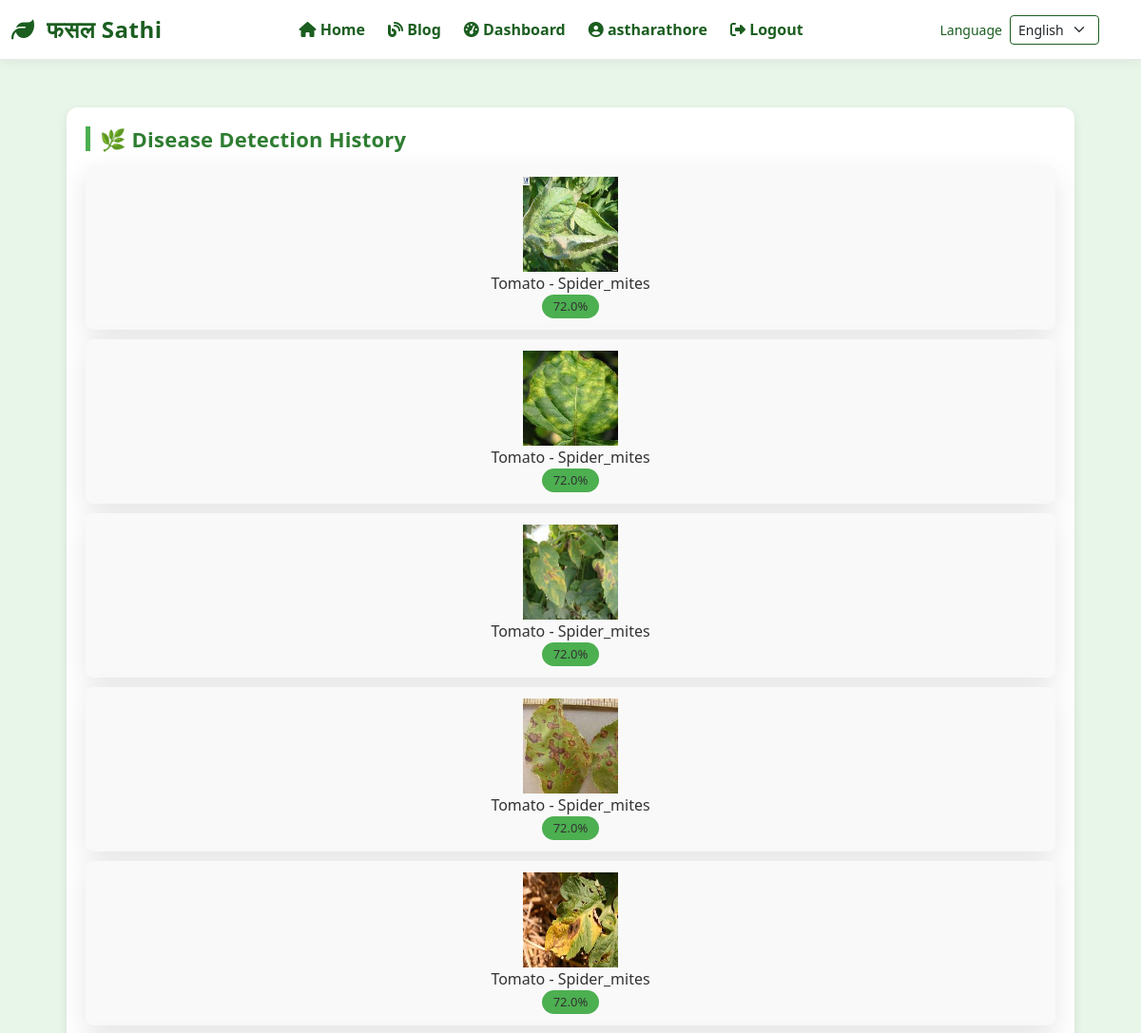
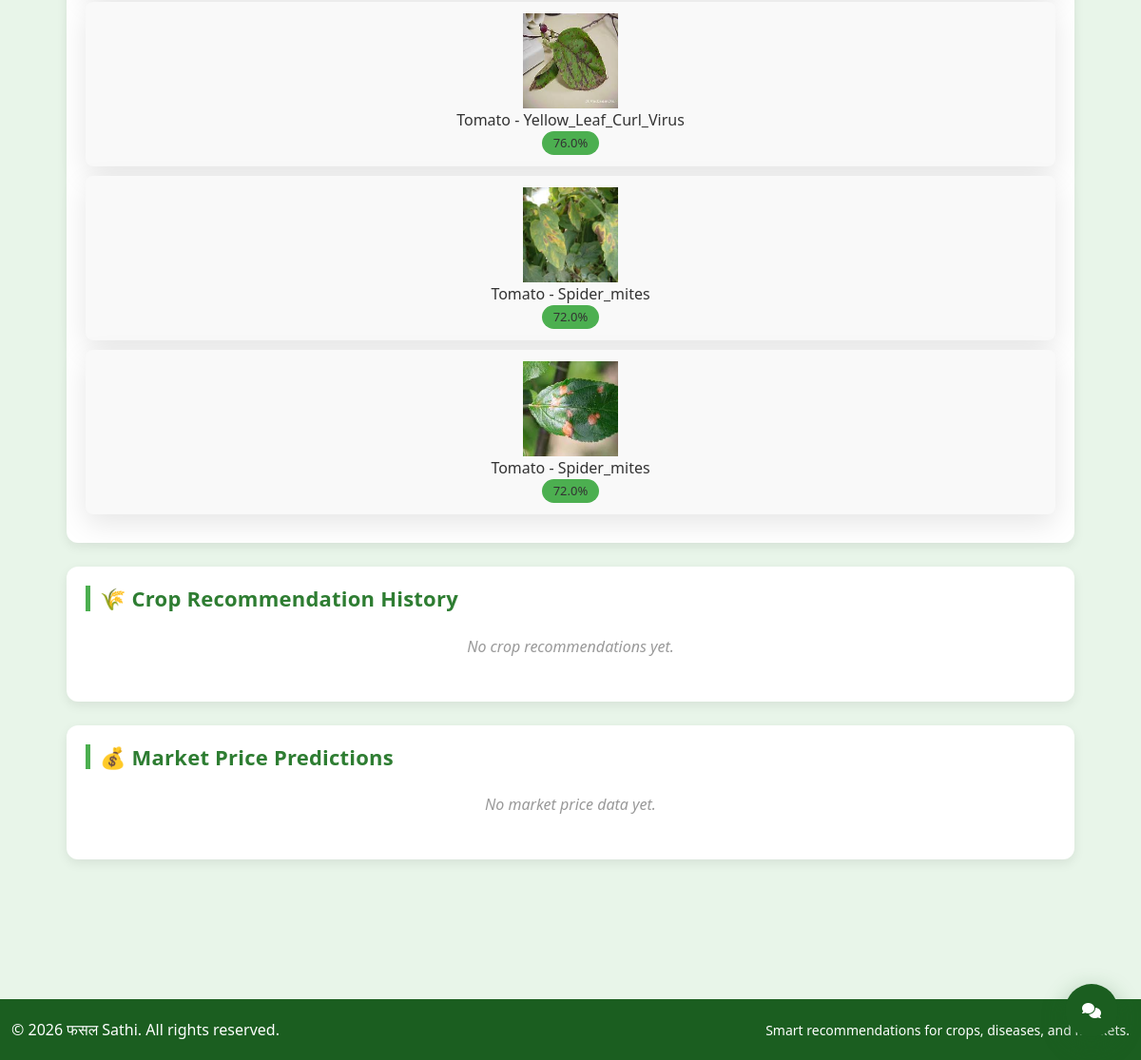
The app's page /history/ (signed in) with its own data (2 pictures, top to bottom).
### farming/models.py (models this page shows, shortened)
class DiseaseDetection(models.Model):
    user = models.ForeignKey(settings.AUTH_USER_MODEL, on_delete=models.CASCADE)
    image = models.ImageField(upload_to='disease_images/')
    disease_name = models.CharField(max_length=100)
    confidence = models.FloatField()
    created_at = models.DateTimeField(auto_now_add=True)

### farming/views.py (the view)
# urls.py: path('history/', views.combined_history, name='combined_history'),
@login_required
@login_required
def combined_history(request):
    disease_history = DiseaseDetection.objects.filter(user=request.user)
    crop_history = CropRecommendation.objects.filter(user=request.user)
    market_history = MarketPrice.objects.filter(user=request.user)
    return render(
        request,
        'farming/combined_history.html',
        {
            'disease_history': disease_history,
            'crop_history': crop_history,
            'market_history': market_history,
        }
    )

### farming/templates/farming/combined_history.html (shortened to what this page needs)
{% extends 'farming/base.html' %}
{% block content %}
<div class="history-container">
    <div class="section">
        <h2>🌿 Disease Detection History</h2>
        {% for d in disease_history %}
            <div class="card">
                <span><img src="{{ d.image.url }}" alt="Disease Image" style="width: 100px; height: 100px;"></span>
                <span>{{ d.disease_name }}</span>
                <span class="badge">{{ d.confidence }}%</span>
            </div>
        {% empty %}
            <p class="empty">No disease predictions yet.</p>
        {% endfor %}
    </div>
    <div class="section">
        <h2>🌾 Crop Recommendation History</h2>
        {% for c in crop_history %}
            <div class="card">
                <span>Nitrogen: {{ c.nitrogen }}</span>
                <span>Phosphorus: {{ c.phosphorus }}</span>
                <span>Potassium: {{ c.potassium }}</span>
                <span>Rainfall: {{ c.rainfall }}</span>
                <span>Recommended Crop: {{ c.recommended_crop }}</span>
            </div>
        {% empty %}
            <p class="empty">No crop recommendations yet.</p>
        {% endfor %}
    </div>
    <div class="section">
        <h2>💰 Market Price Predictions</h2>
        {% for m in market_history %}
            <div class="card">
                <span>{{ m.crop }}</span>
                <span class="badge">₹ {{ m.price }}</span>
            </div>
        {% empty %}
            <p class="empty">No market price data yet.</p>
        {% endfor %}
    </div>
</div>
{% endblock %}

### farming/templates/farming/base.html (shortened to what this page needs)
{% load static %}
{% load i18n %}
<!DOCTYPE html>
<html lang="en">
<head>
    <link href="https://cdn.jsdelivr.net/npm/bootstrap@5.3.2/dist/css/bootstrap.min.css" rel="stylesheet">
    <link rel="stylesheet" href="https://cdnjs.cloudflare.com/ajax/libs/font-awesome/6.4.0/css/all.min.css">
</head>
<body>
    <nav class="navbar navbar-expand-lg navbar-light sticky-top">
        <div class="container">
            <a class="navbar-brand" href="{% url 'index' %}">
                <i class="fas fa-leaf"></i> {% trans "फसल Sathi" %}
            </a>
            <div class="collapse navbar-collapse" id="navbarNav">
                <ul class="navbar-nav mx-auto align-items-lg-center">
                    {% get_current_language as LANGUAGE_CODE %}
                    <li class="nav-item">
                        <a class="nav-link" href="{% url 'index' %}">
                            <i class="fas fa-home"></i>
                            {% if LANGUAGE_CODE == 'hi' %}होम{% else %}Home{% endif %}
                        </a>
                    </li>
                    <li class="nav-item">
                        <a class="nav-link" href="{% url 'blog' %}">
                            <i class="fas fa-blog"></i>
                            {% if LANGUAGE_CODE == 'hi' %}ब्लॉग{% else %}Blog{% endif %}
                        </a>
                    </li>
                    {% if user.is_authenticated %}
                    <li class="nav-item">
                        <a class="nav-link" href="{% url 'dashboard' %}">
                            <i class="fas fa-gauge-high"></i>
                            {% if LANGUAGE_CODE == 'hi' %}डैशबोर्ड{% else %}Dashboard{% endif %}
                        </a>
                    </li>
                    <li class="nav-item d-none d-lg-flex">
                        <span class="nav-link">
                            <i class="fas fa-user-circle"></i>
                            {{ user.username|default:"Farmer" }}
                        </span>
                    </li>
                    <li class="nav-item">
                        <a class="nav-link" href="{% url 'logout' %}">
                            <i class="fas fa-sign-out-alt"></i>
                            {% if LANGUAGE_CODE == 'hi' %}लॉग आउट{% else %}Logout{% endif %}
                        </a>
                    </li>
                    {% endif %}
                </ul>
                <div class="d-flex align-items-center gap-2 ms-lg-3 mt-3 mt-lg-0">
                    {% get_current_language as LANGUAGE_CODE %}
                    {% get_available_languages as AVAILABLE_LANGUAGES %}
                    {% get_language_info_list for AVAILABLE_LANGUAGES as languages %}
                    <form action="{% url 'set_language' %}" method="post" class="d-flex align-items-center gap-2">
                        <label for="language-select" class="small mb-0 d-none d-lg-inline" style="color: var(--forest-green);">
                            {% trans "Language" %}
                        </label>
                        <select id="language-select" name="language" class="form-select form-select-sm" style="max-width: 120px; border-color: var(--forest-green);"
                            onchange="this.form.submit()">
                        {% for language in languages %}
                        <option value="{{ language.code }}" {% if language.code == LANGUAGE_CODE %}selected{% endif %}>
                            {{ language.name_local }}
                        </option>
                        {% endfor %}
                        </select>
                    </form>
                    <a href="{% url 'blog' %}" class="nav-search-icon d-none d-lg-inline-block" aria-label="Search"></a>
                </div>
            </div>
        </div>
    </nav>
    <main class="page-content">
        <div class="container">
            {% block content %}{% endblock %}
        </div>
    </main>
    <footer class="site-footer">
        <div class="container d-flex flex-column flex-md-row justify-content-between align-items-center gap-2">
            <span>&copy; {% now "Y" %} फसल Sathi. All rights reserved.</span>
            <small>
                Smart recommendations for crops, diseases, and markets.
            </small>
        </div>
    </footer>
    <button class="chatbot-toggle-btn" type="button" id="chatbot-toggle" aria-label="Ask फसल Sathi assistant">
        <i class="fas fa-comments"></i>
    </button>
</body>
</html>

### farming/templates/farming/base.html (style rules this page uses)
* { margin: 0; padding: 0; box-sizing: border-box; }
:root { --pale-green: #e8f5e9; --forest-green: #1b5e20; --forest-green-dark: #0d3d12; --lime-green: #8bc34a; --lime-green-bright: #9ccc65; --white: #ffffff; --text-dark: #2e7d32; --text-color: #333; --vanilla-cream: #f1f8e9; --cream: #e8f5e9; --muted-olive: #2e7d32; --faded-copper: #558b2f; --ash-brown: #1b5e20; }
body { font-family: 'Segoe UI', system-ui, -apple-system, BlinkMacSystemFont, "Helvetica Neue", Arial, sans-serif; background-color: var(--pale-green); min-height: 100vh; color: var(--text-color); }
h1, h2, h3 { font-weight: 800; letter-spacing: 0.01em; color: var(--forest-green); }
.navbar { background-color: var(--white) !important; box-shadow: 0 2px 12px rgba(0, 0, 0, 0.06); border-bottom: 1px solid rgba(27, 94, 32, 0.12); }
.navbar-brand { font-size: 1.5rem; font-weight: 700; letter-spacing: 0.5px; color: var(--forest-green) !important; }
.navbar-brand i { color: var(--forest-green); margin-right: 6px; }
.nav-link { font-weight: 600; transition: all 0.2s ease; margin-left: 4px; margin-right: 4px; color: var(--forest-green) !important; }
.nav-search-icon { color: var(--forest-green); font-size: 1.1rem; padding: 8px 12px; border-radius: 8px; transition: color 0.2s; }
.card { border: none; border-radius: 20px; background: white; box-shadow: 0 10px 30px rgba(0, 0, 0, 0.1); transition: all 0.4s cubic-bezier(0.175, 0.885, 0.32, 1.275); overflow: hidden; position: relative; }
.card::before { content: ''; position: absolute; top: 0; left: 0; width: 100%; height: 4px; background: var(--faded-copper); transition: opacity 0.25s ease; opacity: 0.0; }
.container { max-width: 1200px; }
.page-content { padding: 0 0 72px; }
.site-footer { background-color: var(--forest-green); color: var(--white); padding: 20px 0; margin-top: 0; border-top: none; }
.chatbot-toggle-btn { position: fixed; right: 24px; bottom: 24px; z-index: 1050; border-radius: 50%; width: 56px; height: 56px; display: flex; align-items: center; justify-content: center; background-color: var(--forest-green); color: var(--white); border: none; box-shadow: 0 8px 24px rgba(27, 94, 32, 0.4); }

### farming/templates/farming/combined_history.html (style rules this page uses)
.history-container { max-width: 1100px; margin: 30px auto; padding: 20px; }
.section { background: #ffffff; border-radius: 12px; padding: 20px; margin-bottom: 25px; box-shadow: 0 4px 12px rgba(0,0,0,0.08); }
.section h2 { margin-bottom: 15px; color: #2e7d32; font-size: 22px; border-left: 5px solid #4caf50; padding-left: 10px; }
.card { display: flex; justify-content: space-between; align-items: center; background: #f9f9f9; padding: 12px 16px; border-radius: 8px; margin-bottom: 10px; transition: transform 0.2s ease; }
.card span { font-weight: 500; color: #333; }
.badge { padding: 6px 12px; border-radius: 20px; font-size: 13px; color: white; background: #4caf50; }
.empty { color: #999; font-style: italic; text-align: center; padding: 10px; }

### records on screen
DiseaseDetection: image (picture), disease_name "Tomato - Spider_mites", confidence "72.0"
DiseaseDetection: image (picture), disease_name "Tomato - Spider_mites", confidence "72.0"
DiseaseDetection: image (picture), disease_name "Tomato - Spider_mites", confidence "72.0"
DiseaseDetection: image (picture), disease_name "Tomato - Spider_mites", confidence "72.0"
DiseaseDetection: image (picture), disease_name "Tomato - Spider_mites", confidence "72.0"
DiseaseDetection: image (picture), disease_name "Tomato - Yellow_Leaf_Curl_Virus", confidence "76.0"
DiseaseDetection: image (picture), disease_name "Tomato - Spider_mites", confidence "72.0"
DiseaseDetection: image (picture), disease_name "Tomato - Spider_mites", confidence "72.0"

### other values on screen
{{ user.username|default:"Farmer" }} "astharathore"
form field language "English"
